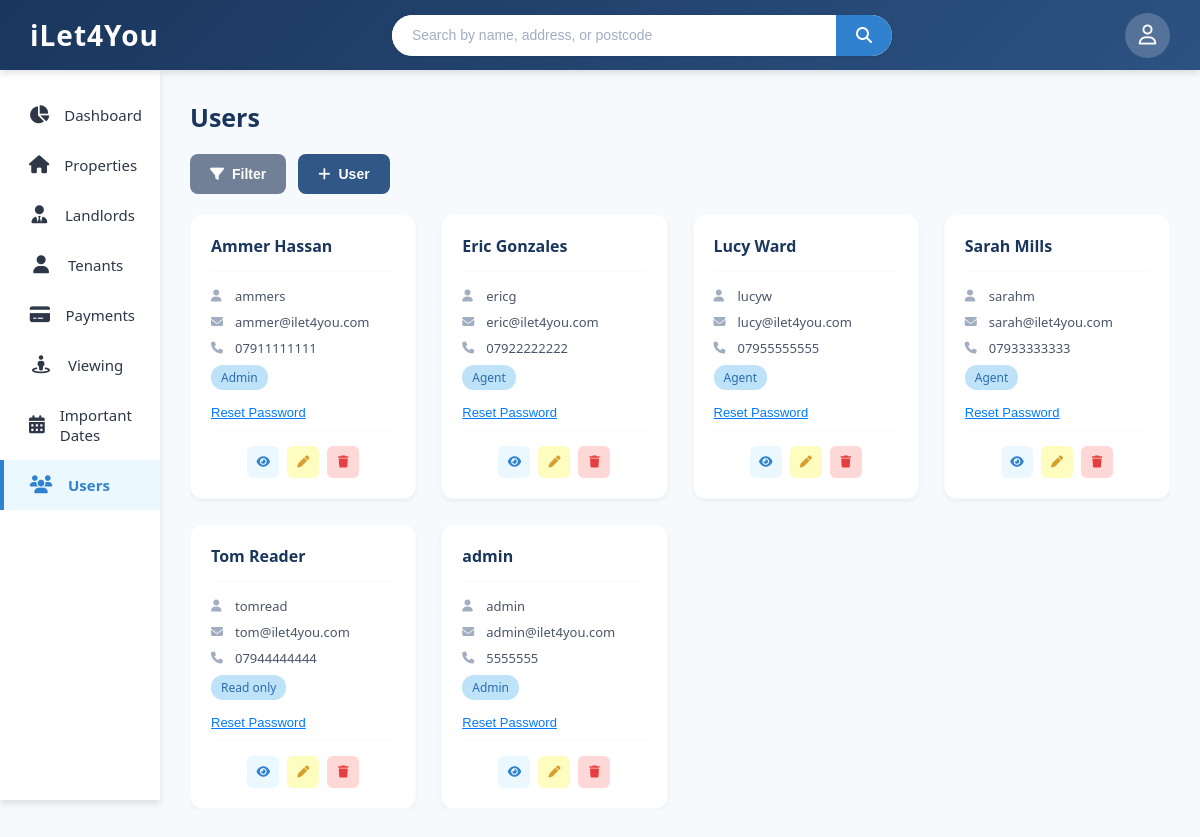
The page /users.php on the database its author committed.
### tables this page shows
CREATE TABLE users (
    user_id INTEGER PRIMARY KEY AUTOINCREMENT,
    username TEXT NOT NULL,
    name TEXT NOT NULL,
    phone TEXT NOT NULL,
    email TEXT NOT NULL,
    password TEXT NOT NULL,
    password_reset_date TEXT NOT NULL,
    id_number TEXT NOT NULL,
    id_expiry_date TEXT NOT NULL,
    role TEXT NOT NULL,
    archived INTEGER NOT NULL,
    date_archived TEXT
);

### users.php (the view, shortened to what this page needs)
<?php
$dbPath = __DIR__ . '/database.db';
try {
    $pdo = new PDO('sqlite:' . $dbPath);
    $pdo->setAttribute(PDO::ATTR_ERRMODE, PDO::ERRMODE_EXCEPTION);
} catch (PDOException $e) {
    die('DB connection failed: ' . $e->getMessage());
}
$stmt = $pdo->query("
    SELECT
        user_id,
        username,
        name,
        email,
        phone,
        role
    FROM users
    WHERE archived = 0
    ORDER BY name
");
$users = $stmt->fetchAll(PDO::FETCH_ASSOC);
?>
<!DOCTYPE html>
<html lang="en">
<head>
    <link rel="stylesheet" href="https://cdnjs.cloudflare.com/ajax/libs/font-awesome/6.5.1/css/all.min.css">
    <link rel="stylesheet" href="style.css">
    <link rel="stylesheet" href="tables.css">
</head>
<body onload="CallNavbar(); loadModals();">
    <main class="main-content">
        <h1 class="page-title">Users</h1>
        <div class="main-container">
            <div class="controls-row">
                <button class="btn-filter-toggle" id="filterToggle" onclick="toggleFilter()">
                    <i class="fa-solid fa-filter"></i> Filter
                </button>
                <button class="btn-add blue" onclick="openAddUserModal()">
                    <i class="fa-solid fa-plus"></i> User
                </button>
            </div>
            <div class="cards-container">
                <div class="cards-grid" id="usersGrid">
<?php foreach ($users as $user):
    $roleDisplay = ucfirst(str_replace('_', ' ', $user['role']));
?>
                    <div class="card" data-name="<?= strtolower($user['name']) ?>" data-role="<?= htmlspecialchars($user['role']) ?>">
                        <div class="card-header">
                            <div class="card-name"><?= htmlspecialchars($user['name']) ?></div>
                        </div>
                        <div class="card-body">
                            <div class="card-detail">
                                <i class="fa-solid fa-user"></i>
                                <span><?= htmlspecialchars($user['username']) ?></span>
                            </div>
                            <div class="card-detail">
                                <i class="fa-solid fa-envelope"></i>
                                <span><?= htmlspecialchars($user['email']) ?></span>
                            </div>
                            <div class="card-detail">
                                <i class="fa-solid fa-phone"></i>
                                <span><?= htmlspecialchars($user['phone']) ?></span>
                            </div>
                            <span class="blue-badge"><?= htmlspecialchars($roleDisplay) ?></span>
                            <form method="POST" style="display:inline;">
                                <button type="submit" class="reset-password-link" style="border:none;background:none;color:#007bff;cursor:pointer;text-decoration:underline;"
                                    onclick="return confirm('Reset password for <?= htmlspecialchars($user['name']) ?>?')">
                                    Reset Password
                                </button>
                            </form>
                        </div>
                        <div class="action-buttons">
                            <button class="action-btn action-btn-view" title="View" onclick="viewUser(this)">
                                <i class="fa-solid fa-eye"></i>
                            </button>
                            <button class="action-btn action-btn-edit" title="Edit" onclick="editUser(this)">
                                <i class="fa-solid fa-pen"></i>
                            </button>
                            <form method="POST" style="display:inline;">
                                <button type="submit" class="action-btn action-btn-delete" title="Archive"
                                    onclick="return confirm('Archive this user?\n<?= htmlspecialchars($user['name']) ?>')">
                                    <i class="fa-solid fa-trash"></i>
                                </button>
                            </form>
                        </div>
                    </div>
<?php endforeach; ?>
                </div>
            </div>
        </div>
    </main>
</body>
</html>

### style.css (style rules this page uses)
body { font-family: 'Segoe UI', Tahoma, Geneva, Verdana, sans-serif; background: #f7fafc; color: #2d3748; min-height: 100vh; }
* { margin: 0; padding: 0; box-sizing: border-box; }
.main-content { margin-top: 70px; margin-left: 160px; padding: 30px; min-height: calc(100vh - 70px); max-width: calc(100vw - 160px); overflow-x: hidden; }
.page-title { font-size: 25px; font-weight: 700; color: #1a365d; margin-bottom: 20px; }

### tables.css (style rules this page uses)
.main-container { width: 100%; max-width: 100%; margin: 0 auto; }
.controls-row { display: flex; align-items: center; gap: 12px; margin-bottom: 20px; flex-wrap: wrap; }
.btn-filter-toggle { background: #718096; color: #ffffff; border: none; padding: 12px 20px; border-radius: 8px; font-size: 14px; font-weight: 600; cursor: pointer; transition: all 0.3s ease; display: flex; align-items: center; gap: 8px; white-space: nowrap; }
.btn-add { padding: 12px 20px; border-radius: 8px; font-size: 14px; font-weight: 600; cursor: pointer; transition: all 0.3s ease; display: flex; align-items: center; gap: 8px; border: none; white-space: nowrap; }
.btn-add.blue { background: #305786; color: #ffffff; }
.action-buttons { display: flex; gap: 8px; justify-content: center; }
.action-btn { width: 32px; height: 32px; border: none; border-radius: 6px; cursor: pointer; display: flex; align-items: center; justify-content: center; transition: all 0.2s ease; font-size: 12px; }
.action-btn-view { background: #ebf8ff; color: #3182ce; }
.action-btn-edit { background: #fefcbf; color: #d69e2e; }
.action-btn-delete { background: #fed7d7; color: #e53e3e; }
@media (max-width: 1200px) { .controls-row { flex-wrap: wrap; } }
.cards-container { overflow: hidden; padding: 0px; }
.cards-grid { display: grid; grid-template-columns: repeat(4, 1fr); gap: 25px; }
.card { background: #ffffff; border-radius: 12px; box-shadow: 0 2px 4px rgba(0, 0, 0, 0.05); padding: 20px; transition: all 0.2s ease; border: 1px solid #f7fafc; height: 100%; display: flex; flex-direction: column; }
.card-header { margin-bottom: 15px; border-bottom: 1px solid #f7fafc; padding-bottom: 12px; }
.card-name { font-size: 16px; font-weight: 600; color: #1a365d; margin-bottom: 2px; }
.card-body { flex: 1; margin-bottom: auto; }
.card-detail { display: flex; align-items: center; gap: 8px; font-size: 13px; color: #4a5568; margin-bottom: 8px; }
.card-detail i { color: #a0aec0; width: 16px; font-size: 12px; }
.blue-badge { background: #bee3f8; color: #2b6cb0; padding: 4px 10px; border-radius: 12px; font-size: 12px; font-weight: 500; margin-bottom: 15px; display: inline-block; }
.card .action-buttons { margin-top: auto; padding-top: 15px; border-top: 1px solid #f7fafc; }
.reset-password-link { color: #3182ce; font-size: 13px; text-decoration: underline; cursor: pointer; display: block; text-align: center; margin-bottom: 10px; transition: color 0.2s ease; }

### rows shown on the page
users: name "Ammer Hassan", username "ammers", email "ammer@ilet4you.com", phone "07911111111", role "Admin"
users: name "Eric Gonzales", username "ericg", email "eric@ilet4you.com", phone "07922222222", role "Agent"
users: name "Lucy Ward", username "lucyw", email "lucy@ilet4you.com", phone "07955555555", role "Agent"
users: name "Sarah Mills", username "sarahm", email "sarah@ilet4you.com", phone "07933333333", role "Agent"
users: name "Tom Reader", username "tomread", email "tom@ilet4you.com", phone "07944444444", role "Read only"
users: name "admin", username "admin", email "admin@ilet4you.com", phone "5555555", role "Admin"
